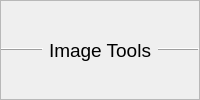
                    <widget class="QFrame" name="frame_96">
                     <property name="frameShape">
                      <enum>QFrame::StyledPanel</enum>
                     </property>
                     <property name="frameShadow">
                      <enum>QFrame::Raised</enum>
                     </property>
                     <layout class="QHBoxLayout" name="horizontalLayout_84">
                      <property name="leftMargin">
                       <number>0</number>
                      </property>
                      <property name="topMargin">
                       <number>0</number>
                      </property>
                      <property name="rightMargin">
                       <number>0</number>
                      </property>
                      <property name="bottomMargin">
                       <number>0</number>
                      </property>
                      <item>
                       <widget class="Line" name="line_43">
                        <property name="frameShadow">
                         <enum>QFrame::Raised</enum>
                        </property>
                        <property name="orientation">
                         <enum>Qt::Horizontal</enum>
                        </property>
                       </widget>
                      </item>
                      <item>
                       <widget class="QLabel" name="label_107">
                        <property name="sizePolicy">
                         <sizepolicy hsizetype="Maximum" vsizetype="Preferred">
                          <horstretch>0</horstretch>
                          <verstretch>0</verstretch>
                         </sizepolicy>
                        </property>
                        <property name="font">
                         <font>
                          <pointsize>14</pointsize>
                         </font>
                        </property>
                        <property name="frameShape">
                         <enum>QFrame::NoFrame</enum>
                        </property>
                        <property name="frameShadow">
                         <enum>QFrame::Raised</enum>
                        </property>
                        <property name="text">
                         <string>Image Tools</string>
                        </property>
                       </widget>
                      </item>
                      <item>
                       <widget class="Line" name="line_41">
                        <property name="frameShadow">
                         <enum>QFrame::Raised</enum>
                        </property>
                        <property name="orientation">
                         <enum>Qt::Horizontal</enum>
                        </property>
                       </widget>
                      </item>
                     </layout>
                    </widget>
